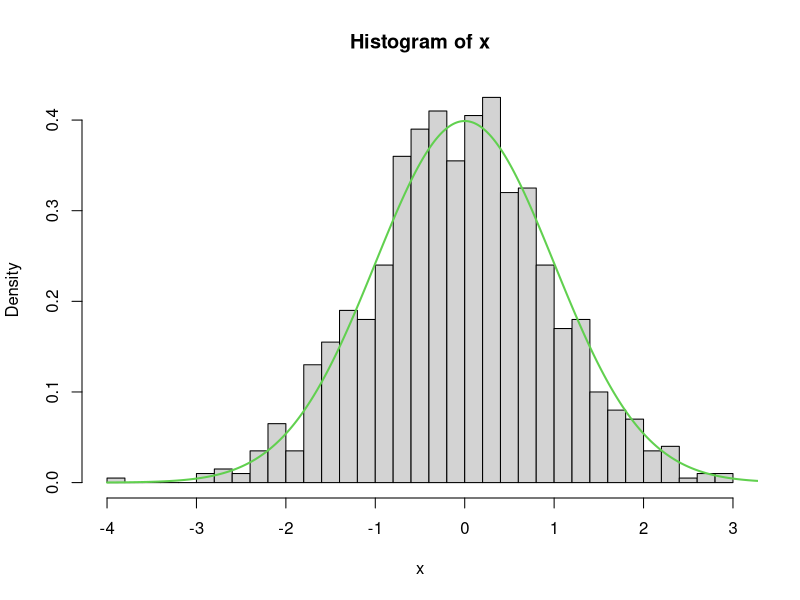

Here is the R script that generated this plot:
## ---- chunk 1
x <- rnorm(1000)
hist(x,breaks = 40,probability = TRUE) #theoretical density, p=true


grid <- seq(-4,4,length.out = 1000)
lines(grid, dnorm(grid),col = 3, lwd =2)
